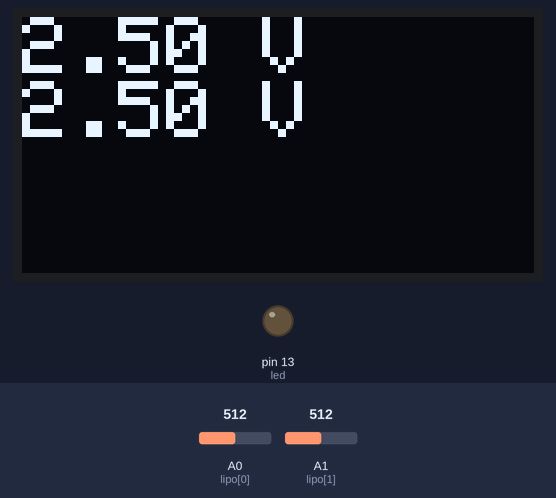
Recording of a sketch running on a simulated Arduino Uno, built with avr-gcc and run on an emulated ATmega328P. Parts: 128×64 one-colour display, output pins drawn as LEDs (lit = HIGH). The test bench sets the inputs (shaded band); at power-on: A0 (lipo[0]) = 512, A1 (lipo[1]) = 512. What the sketch prints to the serial monitor is not drawn.

Above: at 2.2 s.
2.3 s: A0 (lipo[0]) set to 716
At 3.5 s:
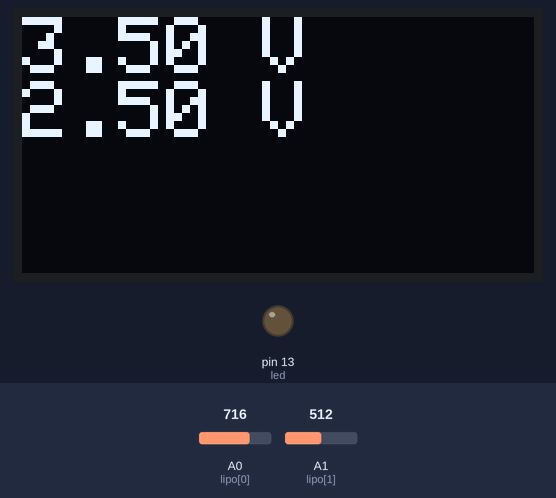
3.8 s: A1 (lipo[1]) set to 716
At 4.7 s:
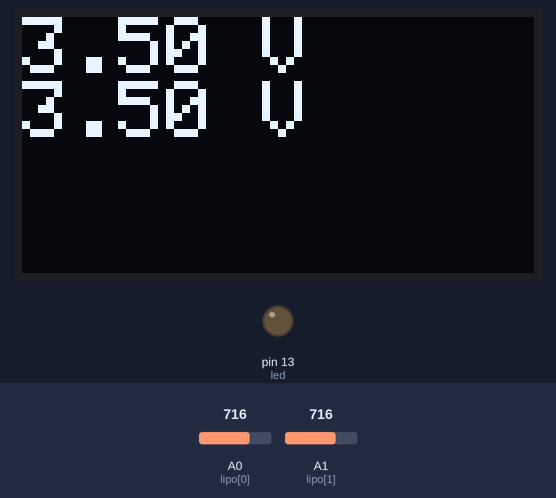
5.3 s: A0 (lipo[0]) set to 900
At 6.0 s:
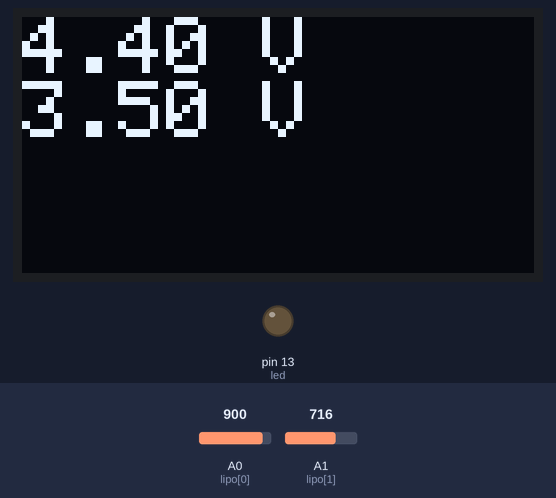
6.8 s: A1 (lipo[1]) set to 900
At 7.2 s:
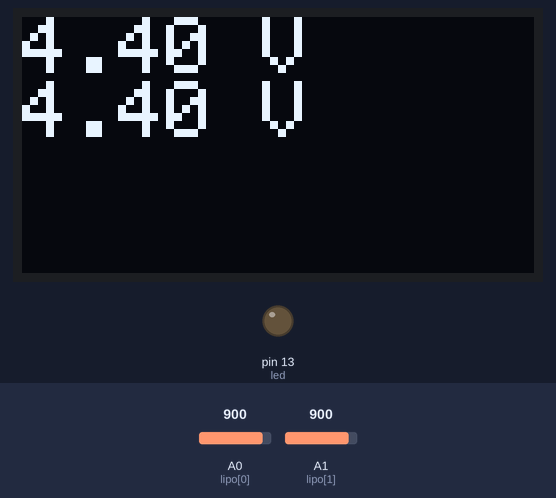
8.3 s: A0 (lipo[0]) set to 1023
At 9.5 s:
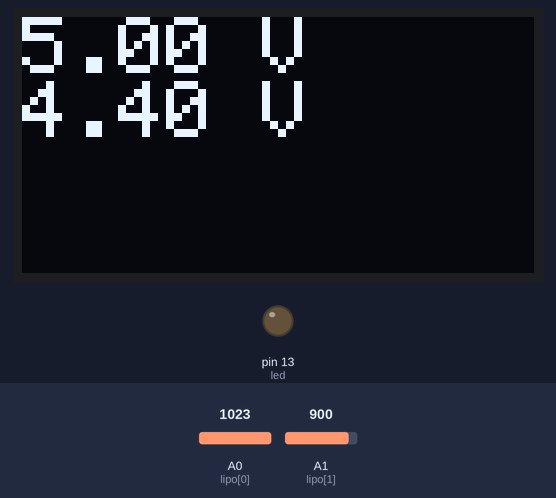
9.8 s: A1 (lipo[1]) set to 1023
At 10.8 s:
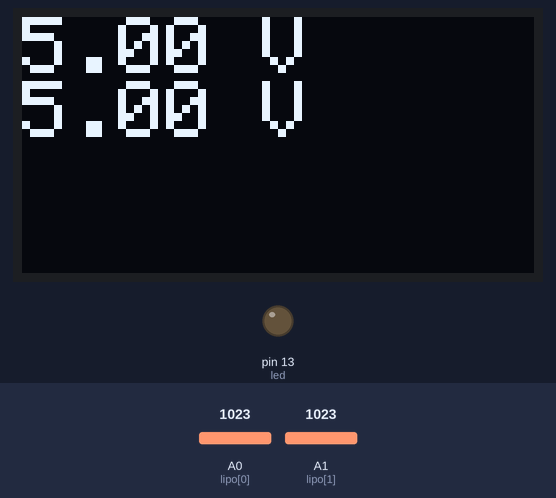
Timing chart, 0 to 12.3 s (numbered marks = the images above; inputs shaded):
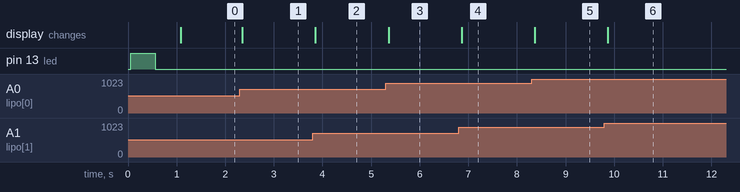

Measured:
- after the input at 2.3 s, the display: changes after 0.05 s (image 1)
- after the input at 3.8 s, the display: changes after 0.06 s (image 2)
- after the input at 5.3 s, the display: changes after 0.06 s (image 3)
- after the input at 6.8 s, the display: changes after 0.06 s (image 4)
- after the input at 8.3 s, the display: changes after 0.06 s (image 5)
- after the input at 9.8 s, the display: changes after 0.06 s (image 6)

The sketch:

smart_battery_voltage.ino
```cpp
////////////////////////////////////////////////////////////
//	SMART BATTERY - Voltage meter mk1                 //
//			Fran Zekan, 21.02.2016, 23:07     //
////////////////////////////////////////////////////////////

#include <Wire.h>
#include <Adafruit_GFX.h>
#include <Adafruit_SSD1306.h>

Adafruit_SSD1306 display(4);

uint8_t lipo[3] = {A0, A1, A2};
uint8_t s = 2;

uint8_t read_temp;
float voltage[3];

uint8_t led = 13;

void start()
{
	display.clearDisplay();
	display.setTextSize(2);
	display.setTextColor(WHITE);
	display.setCursor(0,10);
	display.print("SMART BATTERY mk1");

	display.display();
	Serial.println("SMART BATTERY mk1");

	digitalWrite(led, 1);
	delay(500);
	digitalWrite(led, 0);
	delay(500);
}

////////////////////////////////////////////////////////////////////////////////////
//			      		 SETUP					  //
////////////////////////////////////////////////////////////////////////////////////
void setup()
{
	Serial.begin(9600);
	display.begin(SSD1306_SWITCHCAPVCC, 0x3C);

	for(int i = 0; i<s; i++)
	{
		pinMode(lipo[i], INPUT);
	}

	pinMode(led, OUTPUT);

	start();
}

////////////////////////////////////////////////////////////////////////////////////
//			         	LOOP					  //
////////////////////////////////////////////////////////////////////////////////////
void loop()
{
	for(int i = 0; i<s; i++)
	{
		voltage[i] = analogRead(lipo[i]) * (5.0 / 1023.0);
	}

	display.clearDisplay();
	display.setTextSize(2);
	display.setCursor(0, 0);

	for(int i = 0; i<s; i++)
	{
		display.print(voltage[i]);
		display.println(" V");
	}

	for(int i = 0; i<s; i++)
	{
		Serial.print(voltage[i]);
		Serial.print(" V ");
	}
	Serial.println("");

	display.display();
	delay(50);
}
```
